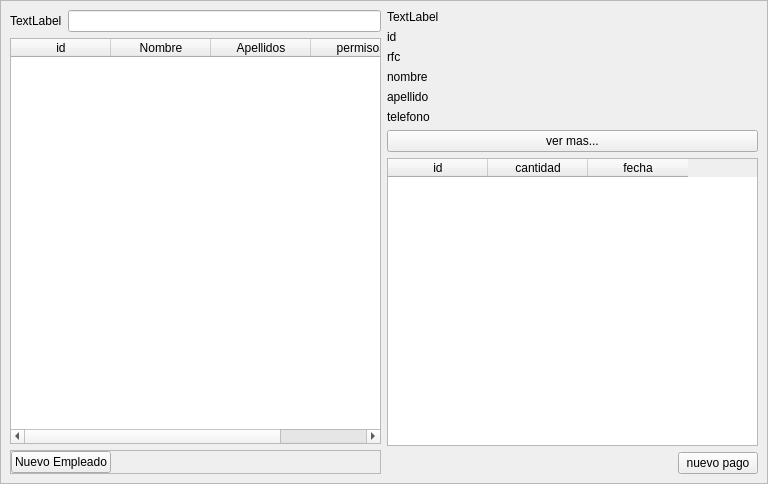
<?xml version="1.0" encoding="UTF-8"?>
<ui version="4.0">
 <class>Form</class>
 <widget class="QWidget" name="Form">
  <property name="geometry">
   <rect>
    <x>0</x>
    <y>0</y>
    <width>768</width>
    <height>484</height>
   </rect>
  </property>
  <property name="windowTitle">
   <string>Form</string>
  </property>
  <layout class="QVBoxLayout" name="verticalLayout">
   <property name="leftMargin">
    <number>0</number>
   </property>
   <property name="topMargin">
    <number>0</number>
   </property>
   <property name="rightMargin">
    <number>0</number>
   </property>
   <property name="bottomMargin">
    <number>0</number>
   </property>
   <item>
    <widget class="QFrame" name="frame">
     <property name="frameShape">
      <enum>QFrame::StyledPanel</enum>
     </property>
     <property name="frameShadow">
      <enum>QFrame::Raised</enum>
     </property>
     <layout class="QVBoxLayout" name="verticalLayout_2">
      <item>
       <layout class="QHBoxLayout" name="horizontalLayout">
        <item>
         <layout class="QVBoxLayout" name="verticalLayout_4">
          <item>
           <layout class="QHBoxLayout" name="horizontalLayout_2">
            <item>
             <widget class="QLabel" name="label">
              <property name="text">
               <string>TextLabel</string>
              </property>
             </widget>
            </item>
            <item>
             <widget class="QLineEdit" name="input_code_employee"/>
            </item>
           </layout>
          </item>
          <item>
           <widget class="QTableWidget" name="table_widget_employes">
            <column>
             <property name="text">
              <string>id</string>
             </property>
            </column>
            <column>
             <property name="text">
              <string>Nombre</string>
             </property>
            </column>
            <column>
             <property name="text">
              <string>Apellidos</string>
             </property>
            </column>
            <column>
             <property name="text">
              <string>permisos</string>
             </property>
            </column>
           </widget>
          </item>
          <item>
           <widget class="QFrame" name="frame_2">
            <property name="frameShape">
             <enum>QFrame::StyledPanel</enum>
            </property>
            <property name="frameShadow">
             <enum>QFrame::Raised</enum>
            </property>
            <layout class="QVBoxLayout" name="verticalLayout_5">
             <property name="leftMargin">
              <number>0</number>
             </property>
             <property name="topMargin">
              <number>0</number>
             </property>
             <property name="rightMargin">
              <number>0</number>
             </property>
             <property name="bottomMargin">
              <number>0</number>
             </property>
             <item>
              <layout class="QHBoxLayout" name="horizontalLayout_5">
               <item>
                <widget class="QPushButton" name="button_add_employe">
                 <property name="text">
                  <string>Nuevo Empleado</string>
                 </property>
                </widget>
               </item>
               <item>
                <spacer name="horizontalSpacer_2">
                 <property name="orientation">
                  <enum>Qt::Horizontal</enum>
                 </property>
                 <property name="sizeHint" stdset="0">
                  <size>
                   <width>40</width>
                   <height>20</height>
                  </size>
                 </property>
                </spacer>
               </item>
              </layout>
             </item>
            </layout>
           </widget>
          </item>
         </layout>
        </item>
        <item>
         <layout class="QVBoxLayout" name="verticalLayout_3">
          <item>
           <widget class="QLabel" name="label_2">
            <property name="text">
             <string>TextLabel</string>
            </property>
           </widget>
          </item>
          <item>
           <widget class="QLabel" name="label_3">
            <property name="text">
             <string>id</string>
            </property>
           </widget>
          </item>
          <item>
           <widget class="QLabel" name="label_4">
            <property name="text">
             <string>rfc</string>
            </property>
           </widget>
          </item>
          <item>
           <widget class="QLabel" name="label_5">
            <property name="text">
             <string>nombre</string>
            </property>
           </widget>
          </item>
          <item>
           <widget class="QLabel" name="label_6">
            <property name="text">
             <string>apellido</string>
            </property>
           </widget>
          </item>
          <item>
           <widget class="QLabel" name="label_7">
            <property name="text">
             <string>telefono</string>
            </property>
           </widget>
          </item>
          <item>
           <widget class="QPushButton" name="button_see_more">
            <property name="text">
             <string>ver mas...</string>
            </property>
           </widget>
          </item>
          <item>
           <widget class="QTableWidget" name="table_widget_pay">
            <column>
             <property name="text">
              <string>id</string>
             </property>
            </column>
            <column>
             <property name="text">
              <string>cantidad</string>
             </property>
            </column>
            <column>
             <property name="text">
              <string>fecha</string>
             </property>
            </column>
           </widget>
          </item>
          <item>
           <layout class="QHBoxLayout" name="horizontalLayout_3">
            <item>
             <spacer name="horizontalSpacer">
              <property name="orientation">
               <enum>Qt::Horizontal</enum>
              </property>
              <property name="sizeHint" stdset="0">
               <size>
                <width>40</width>
                <height>20</height>
               </size>
              </property>
             </spacer>
            </item>
            <item>
             <widget class="QPushButton" name="button_add_pay">
              <property name="text">
               <string>nuevo pago</string>
              </property>
             </widget>
            </item>
           </layout>
          </item>
         </layout>
        </item>
       </layout>
      </item>
     </layout>
    </widget>
   </item>
  </layout>
 </widget>
 <resources/>
 <connections/>
</ui>
